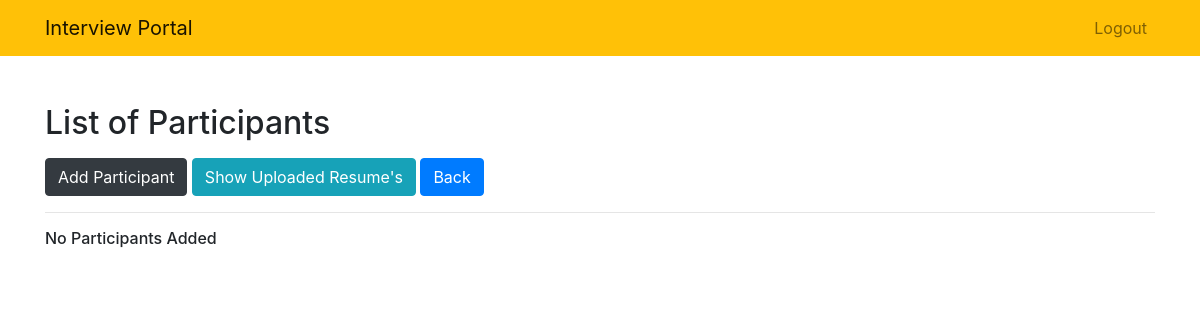
Before: /participants/ (signed in) with the older database file.
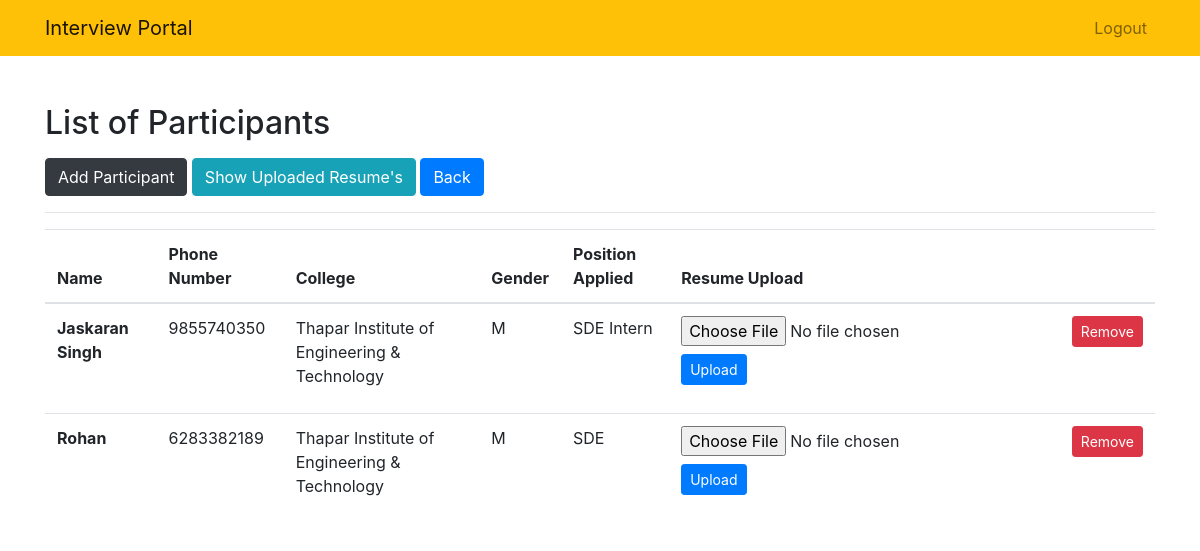
After: the same page with the newer database file.
### Interviews/models.py (models this page shows)
class Participant(models.Model):
    name = models.CharField(max_length = 40)
    phone_number = models.CharField(max_length = 40)
    college = models.CharField(max_length = 100, blank=True, null=True)
    gender = models.CharField(max_length=1, choices=(
        ('M', 'Male'),
        ('F', 'Female'),
    ))
    position_applied = models.CharField(max_length = 30, blank = True, null = True)
    resume = models.FileField(null=True)
    created_at = models.DateTimeField(default=timezone.now, editable=False)

### Interviews/views.py (the view)
# urls.py: path('participants/', views.list_participants, name='listings_par'),
@login_required
def list_participants(request):
    participants = Participant.objects.all()
    return render(request , 'interviews/listings_par.html', { 'participants': participants } )

### Interviews/templates/interviews/listings_par.html (shortened to what this page needs)
{% extends "interviews/base.html" %}
{% block content %}
<div class="row mt-5">
    <div class="col-md-5">
        <h2>List of Participants</h2>
    </div>
</div>
<div class="row mt-2">
    <div class="col-md-5">
        <a href = "{% url 'create_participant'%}"><button type="button" class="btn btn-dark">Add Participant</button></a>
        <a href = "{% url 'list_resume' %}"><button type="button" class="btn btn-info">Show Uploaded Resume's</button></a>
        <a href = "{% url 'get_interviews'%}"><button type="button" class="btn btn-primary">Back</button></a>
    </div>
</div>
<hr>
{% if participants %}
<table class="table">
    <thead>
    <tr>
        <th scope="col">Name</th>
        <th scope="col">Phone Number</th>
        <th scope="col">College</th>
        <th scope="col">Gender</th>
        <th scope="col">Position Applied</th>
        <th scope="col">Resume Upload</th>
        <th scope="col"></th>
    </tr>
    </thead>
    <tbody>
 {% for participant in participants %}
        <tr>
            <th scope="row">{{participant.name}}</th>
            <td>{{participant.phone_number}}</td>
            <td>{{participant.college}}</td>
            <td>{{participant.gender}}</td>
            <td>{{participant.position_applied}}</td>
            <td>
                {% if participant.resume %}
                    <h6>Resume Added</h6>
                {% else %}
                    <form method="POST" action="{% url 'upload_resume' participant.name %}" enctype="multipart/form-data">
                    <div class="form-group">
                        <input type = file required name="resumefile">
                        <button type="submit" class="btn btn-primary btn-sm mt-2">Upload</button>
                    </div>
                    </form>
                {% endif %}
            </td>
            <td><a href = "{% url 'delete_participant' participant.id %}"><button type="button" class="btn btn-danger btn-sm">Remove</button></a></td>
        </tr>
{% endfor %}
    </tbody>
</table>
{% else %}
<h6>No Participants Added</h6>
{% endif %}
{% endblock %}

Changed rows visible on the page:
added Participant: name "Jaskaran Singh", phone_number "9855740350", college "Thapar Institute of Engineering & Technology", gender "M", position_applied "SDE Intern"
added Participant: name "Rohan", phone_number "6283382189", college "Thapar Institute of Engineering & Technology", gender "M", position_applied "SDE"
Other visible differences:
text no longer shown: "No Participants Added"
text now shown: "Name Phone Number College Gender Position Applied Resume Upload"
